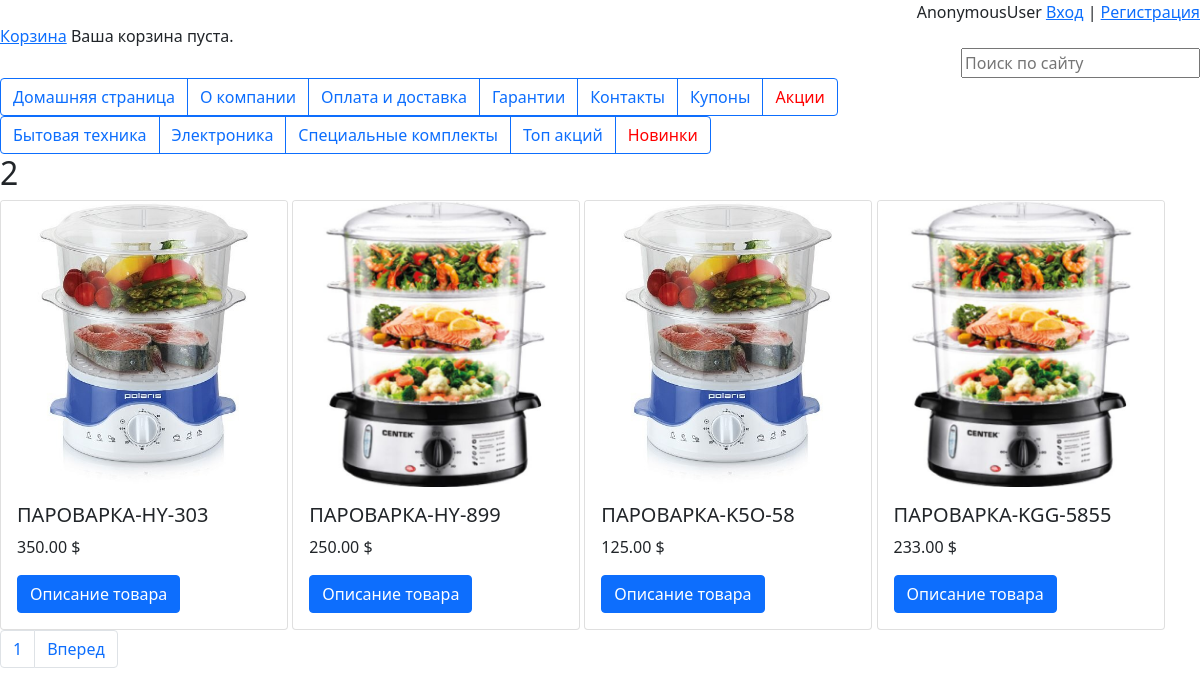
Screenshot of /users/products/пароварки with the database file from the repository.
### main/models.py (models this page shows, shortened)
class Product(models.Model):
    Product_Availability = (
        ('Y', 'Есть в наличии'),
        ('N', 'Нет в наличии'),
        ('S', 'Не производится'),
        ('Z', 'Ожидается поступление'),
    )
    name = models.CharField(max_length=150, db_index=True)
    slug = models.SlugField(max_length=200, db_index=True, default='', editable=False)
    category = models.ForeignKey(Category, related_name="products", on_delete=models.CASCADE)
    bazar = models.ForeignKey(Bazar, related_name="bazars", on_delete=models.CASCADE)
    brand = models.ManyToManyField(Brand, related_name="brands")
    description = models.CharField(max_length=1000)
    image = models.ImageField(upload_to="products/%Y/%m/%d", blank=True)
    video_new = EmbedVideoField(blank=True)
    price = models.DecimalField(max_digits=8, decimal_places=2)
    price_old = models.DecimalField(max_digits=8, decimal_places=2)
    articles = models.ForeignKey(Article, related_name="articles", on_delete=models.CASCADE)
    status = models.CharField(max_length=1, choices=Product_Availability, default='Y')
    stock = models.PositiveIntegerField()
    available = models.BooleanField(default=True)
    tag = models.ForeignKey(Tag, related_name="tags", on_delete=models.CASCADE)
    created = models.DateTimeField(auto_now_add=True)
    updated = models.DateTimeField(auto_now=True)
    class Meta:
        ordering = ('name',)
        index_together = (('id', 'slug'),)
    def get_absolute_url(self):
        return reverse('main:product_detail', kwargs={'slug': self.slug})

### main/views.py (the view)
# urls.py: path('products/<str:slug>', UnderCategoryList.as_view(), name='product_list_by_category'),
class UnderCategoryList(generic.ListView):
    model = Product
    template_name = 'product_list_by_category.html'
    paginate_by = 4
    def get_queryset(self):
        return Product.objects.filter(category__under_category__slug=self.kwargs['slug'], available=True)

### korzina/context_processors.py (called while the page is built)
def korzina(request):
    return {'korzina': Korzina(request)}

### korzina/korzina.py (called while the page is built)
    def __len__(self):
        return sum(item['quantity'] for item in self.korzina.values())

### main/templates/product_list_by_category.html (shortened to what this page needs)
{% extends 'start.html' %}
{% load static %}
{% block content %}
    <h2>2</h2>
{% for product in object_list %}
<div class="card" style="width: 18rem; display:inline-block">
    <img src=" {% if product.image %}{{ product.image.url }}{% else %}{% static 'img/no_image.png' %}{% endif %}"
         class="card-img-top" alt="...">
    <div class="card-body">
        <h5 class="card-title">{{ product.slug|upper }}</h5>
        <p class="card-text">{{ product.price|upper }} $ </p>
        <a href="{{ product.get_absolute_url }}" class="btn btn-primary">Описание товара</a>
    </div>
</div>
{% endfor %}
{% block pagination %}
        {% if is_paginated %}
        <nav aria-label="Page navigation example">
        <ul class="pagination">
        <li class="page-item"><a class="page-link" href="#">{{ page_obj.number }}</a></li>
            {% if page_obj.has_next %}
        <li class="page-item"><a class="page-link" href="{{ request.path }}?page={{ page_obj.next_page_number }}">Вперед</a></li>
            {% endif %}
        </ul>
        </nav>
        {% endif %}
{% endblock %}
{% endblock %}

### rows the page displays
Product: image (picture), slug "ПАРОВАРКА-HY-303", price "350.00"
Product: image (picture), slug "ПАРОВАРКА-HY-899", price "250.00"
Product: image (picture), slug "ПАРОВАРКА-K5O-58", price "125.00"
Product: image (picture), slug "ПАРОВАРКА-KGG-5855", price "233.00"

### other values shown
{{ user }} "AnonymousUser"
{{ page_obj.number }} "1"
